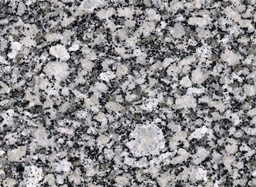
#> input picture K-means-Mineral composition/Granite.jpeg, 256 x 187 px, shrunk from 1024 x 749 before the run
$ jupyter execute --allow-errors mineral_composition.ipynb   (shell and % lines are left out)
#> lines starting #> are read from the running program, lines starting #| are printed output that depends on the picture; long printed decimals are rounded
## Applying K-means Clustering to Determine the Granite Composition Percentage in Mineral Images

### import libraries

[cell 1]
import cv2
import numpy as np
import pandas as pd
import matplotlib.pyplot as plt
from sklearn.cluster import KMeans
from sklearn.metrics import silhouette_score, silhouette_samples

# Loading the image using OpenCV
img = cv2.imread("Granite.jpeg", cv2.IMREAD_COLOR)
#> img is the input picture: shape (187, 256, 3); mean B, G, R 139.9, 137.3, 139
#img = cv2.cvtColor(img, cv2.COLOR_BGR2RGB)

plt.figure(figsize=(5, 5))
plt.imshow(img)
plt.axis('off')
plt.show()

### Conversion of 2d image into 1d vector

[cell 2]
# mage (height, width, channels)
image_shape = img.shape
#> image_shape = (187, 256, 3)
print("Original Image Shape:", image_shape)
#| Original Image Shape: (187, 256, 3)

#(rows represent pixels, columns represent R, G, B values)
rgb_2d = img.reshape((-1, 3))
print("Reshaped 2D Array Shape:", rgb_2d.shape)
#| Reshaped 2D Array Shape: (47872, 3)

[cell 3]
num_clusters_range = range(2, 7)

plt.figure(figsize=(15, 10))

for i, num_clusters in enumerate(num_clusters_range, 1):
    kmeans = KMeans(n_clusters=num_clusters, random_state=42, n_init='auto')
    kmeans.fit(rgb_2d)
    labels = kmeans.predict(rgb_2d)
    centroids = kmeans.cluster_centers_
    center = np.uint8(centroids)

    # Reshaping the labels back to the shape of the original image
    segmented_data = center[labels.flatten()]
    seg_image = segmented_data.reshape(img.shape)

    plt.subplot(3, 3, i)
    plt.imshow(seg_image)
    plt.axis('off')
    plt.title('k=' + str(num_clusters))
#> this loop made 5 passes
#> pass 1, `seg_image = segmented_data.reshape(img.shape)`:
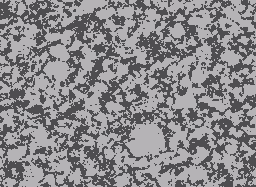
#> seg_image: shape (187, 256, 3); mean B, G, R 139.7, 136.7, 138.3
#> pass 2, `seg_image = segmented_data.reshape(img.shape)`:
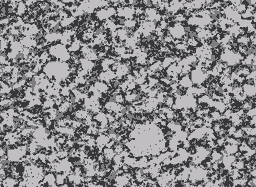
#> seg_image: shape (187, 256, 3); mean B, G, R 139.7, 137, 138.9
#> pass 3, `seg_image = segmented_data.reshape(img.shape)`:
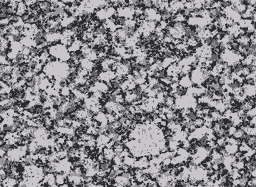
#> seg_image: shape (187, 256, 3); mean B, G, R 139.1, 136.8, 138.3

plt.tight_layout()
plt.show()
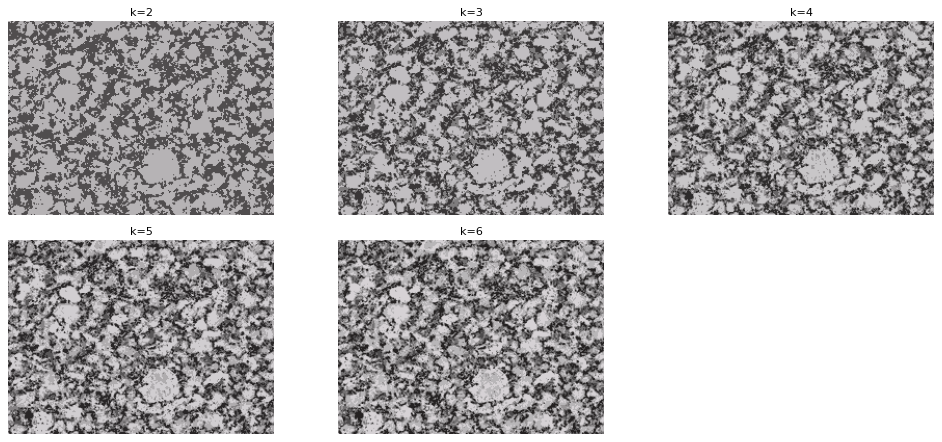
#> figure drawn by matplotlib, 5 panels; B, G, R data is drawn as R, G, B

### Visualization of Granite (Dark mineral) for k=8

[cell 4]
colors, counts = np.unique(seg_image.reshape(-1, 3), axis=0, return_counts=True)
#> colors = [[36, 33, 33], [77, 75, 76], [115, 113, 114], [152, 149, 150], [184, 182, 184], [214, 210, 213]]; counts = [5376, 7050, 7927, 8264, 11447, 7808]

# Calculate percentages for each cluster
total_pixels = np.sum(counts)
#> total_pixels = 47872
percentages = (counts / total_pixels) * 100
#> percentages = [11.23, 14.73, 16.56, 17.26, 23.91, 16.31]
percentage_labels = [f"{p:.1f}%" for p in percentages]
#> percentage_labels = ['11.2%', '14.7%', '16.6%', '17.3%', '23.9%', '16.3%']

plt.pie(counts, colors=colors / 255, labels=percentage_labels, autopct="%1.1f%%", startangle=140)

plt.title("Cluster Distribution")
plt.axis('equal')

legend_labels = [f"Cluster {i}" for i in range(len(counts))]
#> legend_labels = ['Cluster 0', 'Cluster 1', 'Cluster 2', 'Cluster 3', 'Cluster 4', 'Cluster 5']
plt.legend(legend_labels)

plt.show()
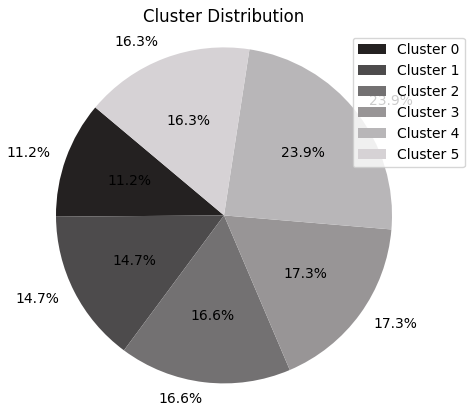
#> figure drawn by matplotlib, 1 panel

[cell 5]
data = {'Color': [tuple(color) for color in colors], 'Count': counts}
#> data = {'Color': [(36, 33, 33), (77, 75, 76), (115, 113, 114), (152, 149, 150), (184, 182, 184), (214, 210, 213)], 'Count': [5376, 7050, 7927, 8264, 11447, 7808]}

r_values = colors[:, 0]
#> r_values = [36, 77, 115, 152, 184, 214]
g_values = colors[:, 1]
#> g_values = [33, 75, 113, 149, 182, 210]
b_values = colors[:, 2]
#> b_values = [33, 76, 114, 150, 184, 213]

df = pd.DataFrame({
    'R': r_values,
    'G': g_values,
    'B': b_values,
    'Count': counts
})
#> df = table of 6 rows and 4 columns
df.head()
#> Out = table of 5 rows and 4 columns

### Calculate the pixel area covered by each cluster

[cell 6]
total_pixels = np.sum(counts)

# Calculate the fraction of the image covered by each cluster
fraction_per_cluster = counts / total_pixels
#> fraction_per_cluster = [0.112, 0.147, 0.166, 0.173, 0.239, 0.163]
print(fraction_per_cluster)
#| [0.1123 0.1473 0.1656  0.1726 0.2391 0.1631 ]

[cell 7]
#If the area is 2,00,000 the area covered by clusters is given by:

area = 200000
area_per_cluster = area* fraction_per_cluster
#> area_per_cluster = [22459.9, 29453.5, 33117.5, 34525.4, 47823.4, 32620.3]
print(area_per_cluster)
#| [22459.893 29453.543 33117.480 34525.401
#|  47823.362 32620.321]

[cell 8]
k_values = range(2, 20)

# Calculate WCSS for each k value
wcss = []
for k in k_values:
    print('k-value',k)
    kmeans = KMeans(n_clusters=k,n_init='auto')
    kmeans.fit(rgb_2d)
    wcss.append(kmeans.inertia_)
#> after the loop, wcss = [125981130.1, 60474983.8, 36413289.4, 24272720.8, 17331088.3, 13341438.4, 10350596.4, 8357919.6, 6966877.2, 5811108.9, 4977895.1, 4346142.2, 3870823.7, 3448434, 3164485.5, 2773063.4, 2566378.1, 2323485]

# Plot the elbow graph
plt.plot(k_values, wcss, marker='o')
plt.xlabel('Number of Clusters (k)')
plt.ylabel('WCSS')
plt.title('Elbow Method for Optimal k')
plt.xticks(k_values)
plt.grid(True)
plt.show()
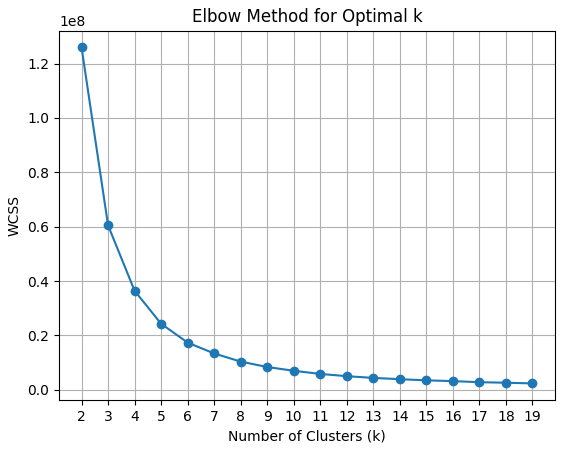
#> figure drawn by matplotlib, 1 panel; curve peaks at x = 2, y = 125981130.1

### Using Elbow method, we can see there is sharp decrease from 2 to 6. And small decrease moving on.
#### so, choosing the value of k=7

[cell 9]
k=7

opt_kmeans = KMeans(n_clusters=7, random_state=42,n_init="auto")
opt_kmeans.fit(rgb_2d)
opt_labels = opt_kmeans.predict(rgb_2d)

opt_center = np.uint8(opt_kmeans.cluster_centers_)

opt_segmented_data = opt_center[opt_labels.flatten()]
opt_seg_image = opt_segmented_data.reshape(img.shape)

opt_colors, opt_counts = np.unique(opt_seg_image.reshape(-1, 3), axis=0, return_counts=True)
#> opt_colors = [[33, 30, 31], [72, 69, 70], [105, 103, 105], [137, 135, 136], [168, 165, 167], [192, 190, 193], [219, 215, 218]]; opt_counts = [4816, 6054, 6963, 6807, 8087, 9713, 5432]

# Calculate percentages for each cluster
opt_total_pixels = np.sum(opt_counts)
#> opt_total_pixels = 47872
opt_percentages = (opt_counts / opt_total_pixels) * 100
#> opt_percentages = [10.06, 12.65, 14.55, 14.22, 16.89, 20.29, 11.35]

# Convert percentages to strings with one decimal point
opt_percentage_labels = [f"{p:.1f}%" for p in opt_percentages]
#> opt_percentage_labels = ['10.1%', '12.6%', '14.5%', '14.2%', '16.9%', '20.3%', '11.3%']

# Create the pie chart
plt.pie(opt_counts, colors=opt_colors / 255, labels=opt_percentage_labels, autopct="%1.1f%%")

plt.title("Cluster Distribution")
plt.axis('equal')

# Add a legend with cluster labels (0, 1, 2)
opt_legend_labels = [f"Cluster {i}" for i in range(len(opt_counts))]
#> opt_legend_labels = ['Cluster 0', 'Cluster 1', 'Cluster 2', 'Cluster 3', 'Cluster 4', 'Cluster 5', 'Cluster 6']
plt.legend(opt_legend_labels)

plt.show()
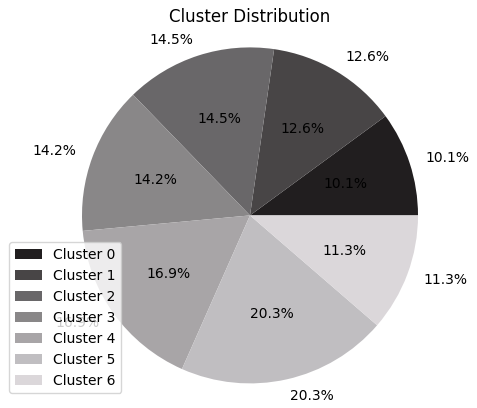
#> figure drawn by matplotlib, 1 panel

## The black mineral covers about 12% of the total area in the image

[cell 10]
def silhoutte(img,k_values):
    silhouette_scores = []
    for k in k_values:
        kmeans = KMeans(n_clusters=k, random_state=42,n_init='auto')
        cluster_labels = kmeans.fit_predict(img)

        silhouette_avg = silhouette_score(img, cluster_labels)
        silhouette_scores.append(silhouette_avg)

        sample_silhouette_values = silhouette_samples(img, cluster_labels)

        fig, ax1 = plt.subplots()
        ax1.set_xlim([-0.1, 1])
        ax1.set_ylim([0, len(img) + (k + 1) * 10])

        y_lower = 10

        for i in range(k):
            ith_cluster_silhouette_values = sample_silhouette_values[cluster_labels == i]
            ith_cluster_silhouette_values.sort()

            size_cluster_i = ith_cluster_silhouette_values.shape[0]
            y_upper = y_lower + size_cluster_i

            color = cm.nipy_spectral(float(i) / k)
            ax1.fill_betweenx(np.arange(y_lower, y_upper), 0, ith_cluster_silhouette_values,
                              facecolor=color, edgecolor=color, alpha=0.7)

            ax1.text(-0.05, y_lower + 0.5 * size_cluster_i, str(i))

            y_lower = y_upper + 10

        ax1.set_xlabel("Silhouette coefficient values")
        ax1.set_ylabel("Cluster label")

        ax1.axvline(x=silhouette_avg, color="red", linestyle="--")

        plt.title(f"Silhouette plot for K = {k}")
        plt.show()

    # Plot the silhouette scores
    plt.plot(k_values, silhouette_scores, marker='o')
    plt.xlabel('Number of Clusters (k)')
    plt.ylabel('Silhouette Score')
    plt.title('Silhouette Analysis for Optimal k')
    plt.xticks(k_values)
    plt.grid(True)
    plt.show()

[cell 11]
rgb_2d.shape
#> Out = (47872, 3)

[cell 12]
print('Original Dimensions: ', rgb_2d.shape)
#| Original Dimensions:  (47872, 3)

# Percentage by which the image will be resized
resize_percentage = -30

# Calculating the new dimensions after resizing
new_width = int(rgb_2d.shape[1] * (1 + resize_percentage / 100))
#> new_width = 2
new_height = int(rgb_2d.shape[0] * (1 + resize_percentage / 100))
#> new_height = 33510

resized_image = cv2.resize(rgb_2d, (new_width, new_height))
#> resized_image = 33510 pairs, first value 0 to 255, second value 0 to 255
print('Resized Dimensions: ', resized_image.shape)
#| Resized Dimensions:  (33510, 2)
#> the loop in silhoutte, `for k in k_values:` made 1 pass
#> silhouette_avg on pass 1: 0.522
#> after the loop in silhoutte, `for k in k_values:`: silhouette_scores = [0.522]
